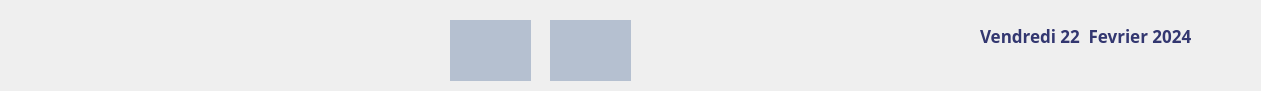
  <widget class="QGroupBox" name="groupBox_7">
   <property name="geometry">
    <rect>
     <x>210</x>
     <y>0</y>
     <width>1261</width>
     <height>91</height>
    </rect>
   </property>
   <property name="styleSheet">
    <string notr="true">border-top-right-radius : 40px ; 
background-image: url(:/img/images/background.jpg);
border-top-left-radius: 20px; /* Coin arrondi en haut à gauche */
    border-bottom-left-radius: 20px; /* Coin arrondi en bas à gauche */
    border-top-right-radius: 20px; /* Coin arrondi en haut à droite */
    border-bottom-right-radius: 20px; /* Coin arrondi en bas à droite */</string>
   </property>
   <property name="title">
    <string/>
   </property>
   <widget class="QLabel" name="label_date">
    <property name="geometry">
     <rect>
      <x>980</x>
      <y>20</y>
      <width>211</width>
      <height>31</height>
     </rect>
    </property>
    <property name="font">
     <font>
      <family>Neue Haas Grotesk Text Pro Extr</family>
      <pointsize>13</pointsize>
      <weight>75</weight>
      <italic>false</italic>
      <bold>true</bold>
     </font>
    </property>
    <property name="styleSheet">
     <string notr="true">border : none ;
background-color: none;
color : #333770 ;
    background-image : url();
</string>
    </property>
    <property name="text">
     <string>Vendredi 22  Fevrier 2024</string>
    </property>
   </widget>
   <widget class="QLabel" name="label_heure">
    <property name="geometry">
     <rect>
      <x>1020</x>
      <y>50</y>
      <width>151</width>
      <height>31</height>
     </rect>
    </property>
    <property name="font">
     <font>
      <family>Neue Haas Grotesk Text Pro Extr</family>
      <pointsize>15</pointsize>
      <weight>75</weight>
      <italic>false</italic>
      <bold>true</bold>
     </font>
    </property>
    <property name="styleSheet">
     <string notr="true">border : none ;
background-color: none;
color : #333770 ;
    background-image : url();
</string>
    </property>
    <property name="text">
     <string/>
    </property>
   </widget>
   <widget class="QLineEdit" name="lineEdit_role">
    <property name="geometry">
     <rect>
      <x>110</x>
      <y>40</y>
      <width>181</width>
      <height>21</height>
     </rect>
    </property>
    <property name="font">
     <font>
      <pointsize>10</pointsize>
      <weight>75</weight>
      <bold>true</bold>
     </font>
    </property>
    <property name="styleSheet">
     <string notr="true">background-color: transparent ; 
border : none ;
color : #333770 ;
background-image : url();</string>
    </property>
    <property name="readOnly">
     <bool>true</bool>
    </property>
   </widget>
   <widget class="QLineEdit" name="lineEdit_nomprenom">
    <property name="geometry">
     <rect>
      <x>100</x>
      <y>20</y>
      <width>271</width>
      <height>21</height>
     </rect>
    </property>
    <property name="font">
     <font>
      <pointsize>14</pointsize>
      <weight>75</weight>
      <bold>true</bold>
     </font>
    </property>
    <property name="styleSheet">
     <string notr="true">background-color: transparent ; 
border : none ;
color : #333770 ;
background-image : url();</string>
    </property>
    <property name="readOnly">
     <bool>true</bool>
    </property>
   </widget>
   <widget class="QPushButton" name="pushButton_parametre_compte">
    <property name="geometry">
     <rect>
      <x>1170</x>
      <y>20</y>
      <width>91</width>
      <height>61</height>
     </rect>
    </property>
    <property name="cursor">
     <cursorShape>PointingHandCursor</cursorShape>
    </property>
    <property name="styleSheet">
     <string notr="true">background-color: transparent ; 
border : none ;
color : #333770 ;
background-image : url();</string>
    </property>
    <property name="text">
     <string/>
    </property>
    <property name="icon">
     <iconset resource="source.qrc">
      <normaloff>:/img/images/motpas.png</normaloff>:/img/images/motpas.png</iconset>
    </property>
    <property name="iconSize">
     <size>
      <width>50</width>
      <height>50</height>
     </size>
    </property>
   </widget>
   <widget class="QPushButton" name="pushButton_9">
    <property name="geometry">
     <rect>
      <x>20</x>
      <y>10</y>
      <width>75</width>
      <height>61</height>
     </rect>
    </property>
    <property name="text">
     <string/>
    </property>
    <property name="icon">
     <iconset resource="source.qrc">
      <normaloff>:/img/images/convoir.png</normaloff>:/img/images/convoir.png</iconset>
    </property>
    <property name="iconSize">
     <size>
      <width>70</width>
      <height>61</height>
     </size>
    </property>
   </widget>
   <widget class="QPushButton" name="pushButton_10">
    <property name="geometry">
     <rect>
      <x>450</x>
      <y>20</y>
      <width>81</width>
      <height>61</height>
     </rect>
    </property>
    <property name="cursor">
     <cursorShape>PointingHandCursor</cursorShape>
    </property>
    <property name="styleSheet">
     <string notr="true">QPushButton {
    background: #B5C0D0;
    border: none;
    border-radius: 0px;
    color: #4D53A8;
}

QPushButton:hover {
    background: #E3E4F2;
    border: none;
    border-radius: 0px;
    color: #4D53A8;
}
</string>
    </property>
    <property name="text">
     <string/>
    </property>
    <property name="icon">
     <iconset resource="source.qrc">
      <normaloff>:/img/images/liste-de-controle (1).png</normaloff>:/img/images/liste-de-controle (1).png</iconset>
    </property>
    <property name="iconSize">
     <size>
      <width>60</width>
      <height>60</height>
     </size>
    </property>
   </widget>
   <widget class="QPushButton" name="pushButton_11">
    <property name="geometry">
     <rect>
      <x>550</x>
      <y>20</y>
      <width>81</width>
      <height>61</height>
     </rect>
    </property>
    <property name="cursor">
     <cursorShape>PointingHandCursor</cursorShape>
    </property>
    <property name="styleSheet">
     <string notr="true">QPushButton {
    background: #B5C0D0;
    border: none;
    border-radius: 0px;
    color: #4D53A8;
}

QPushButton:hover {
    background: #E3E4F2;
    border: none;
    border-radius: 0px;
    color: #4D53A8;
}
</string>
    </property>
    <property name="text">
     <string/>
    </property>
    <property name="icon">
     <iconset resource="source.qrc">
      <normaloff>:/img/images/game-console.png</normaloff>:/img/images/game-console.png</iconset>
    </property>
    <property name="iconSize">
     <size>
      <width>50</width>
      <height>50</height>
     </size>
    </property>
   </widget>
  </widget>
